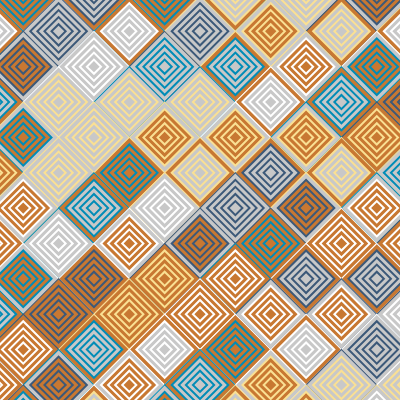
Frame 1 (no input)
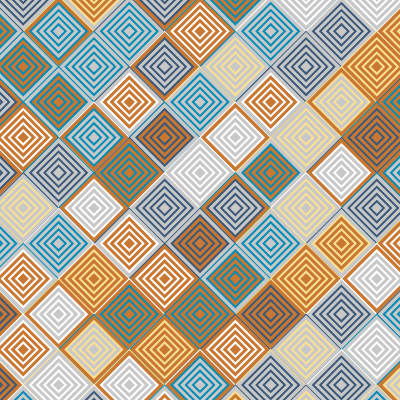
Frame 60 (no input)
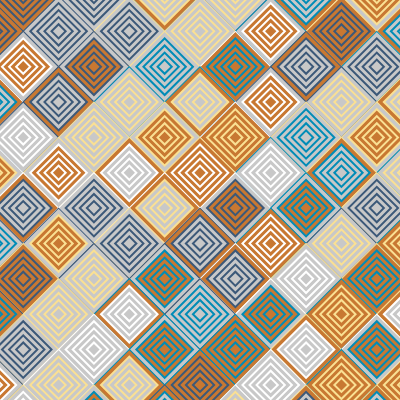
Frame 120 (the mouse pressed at the canvas centre since frame 60)

The p5.js sketch that drew these frames (run headless with seeded random() and noise() and a simulated clock; from frame 60 on, the mouse is pressed at the canvas centre):

// p5.js sketch
// ── sketch.js
function setup() {
  createCanvas (400, 400)
  angleMode(DEGREES)
  
}


function draw() {
  
  
  translate(200, -400) 
  rotate (45)
  
  //for statement
  for(var x = 50; x < 800; x+=50)
  {
    for(var y = 50; y < 800; y+=50)
    {
  
    strokeWeight(1)
      rect(x-20, y-20, 50, 50)
  
  //list and random statement    
  var colorList = ['255',
                 '#3c5979',
                 '#018cb7',
                 '#fae093'];
                 
  var index = floor(random() * colorList.length);
  var colorHex = colorList[index];
  stroke(color(colorHex));
  
  //if and else statement
   if(random()<0.5) {
fill(200,120,50);
     
   } 

  else {
fill(200); 
    
  }
      
    strokeWeight(2)
      rect(x-15, y-15, 40, 40)
      rect(x-10, y-10, 30, 30)
      rect(x-5, y-5, 20, 20)
      rect(x, y, 10, 10)
    }
  }
  
  
  
}
